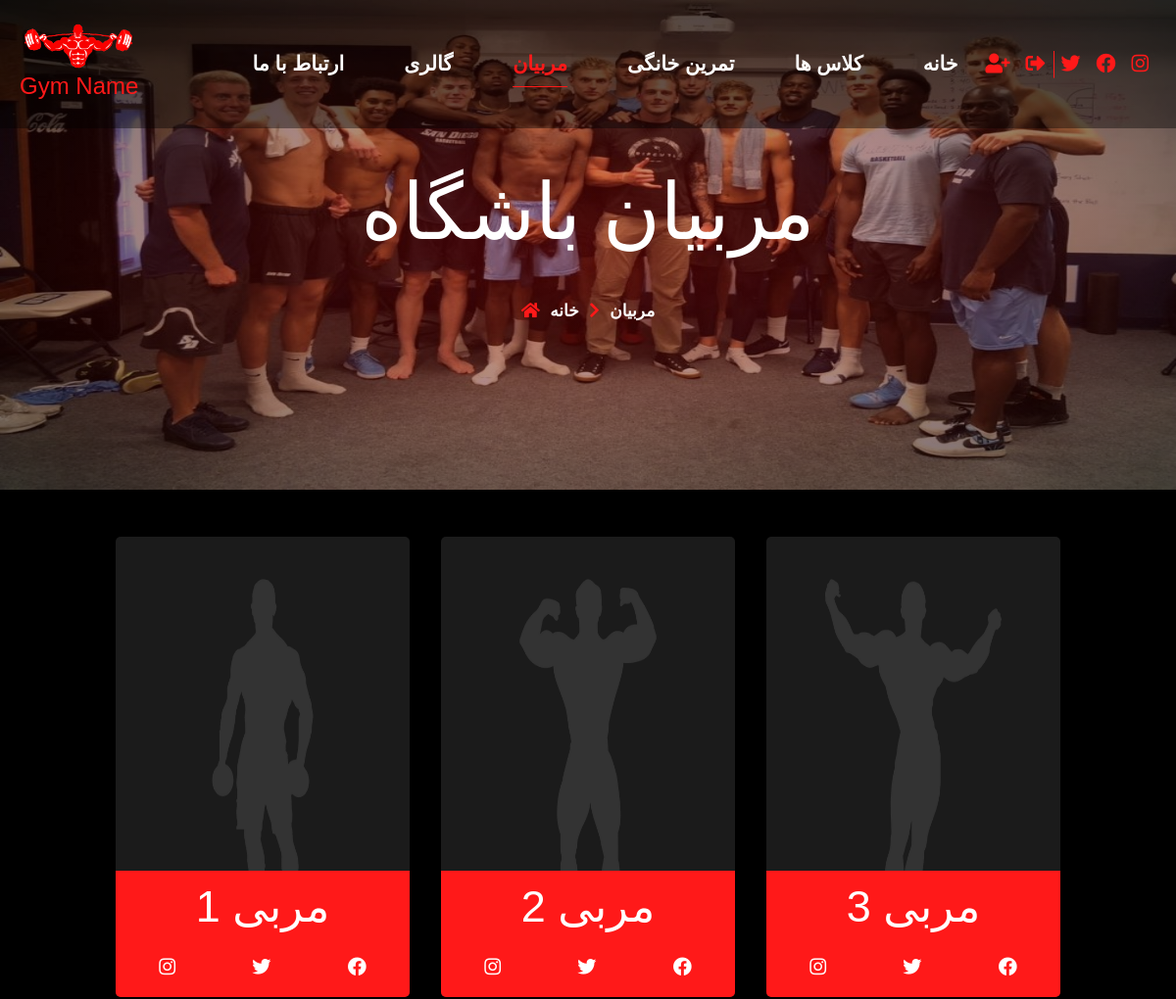
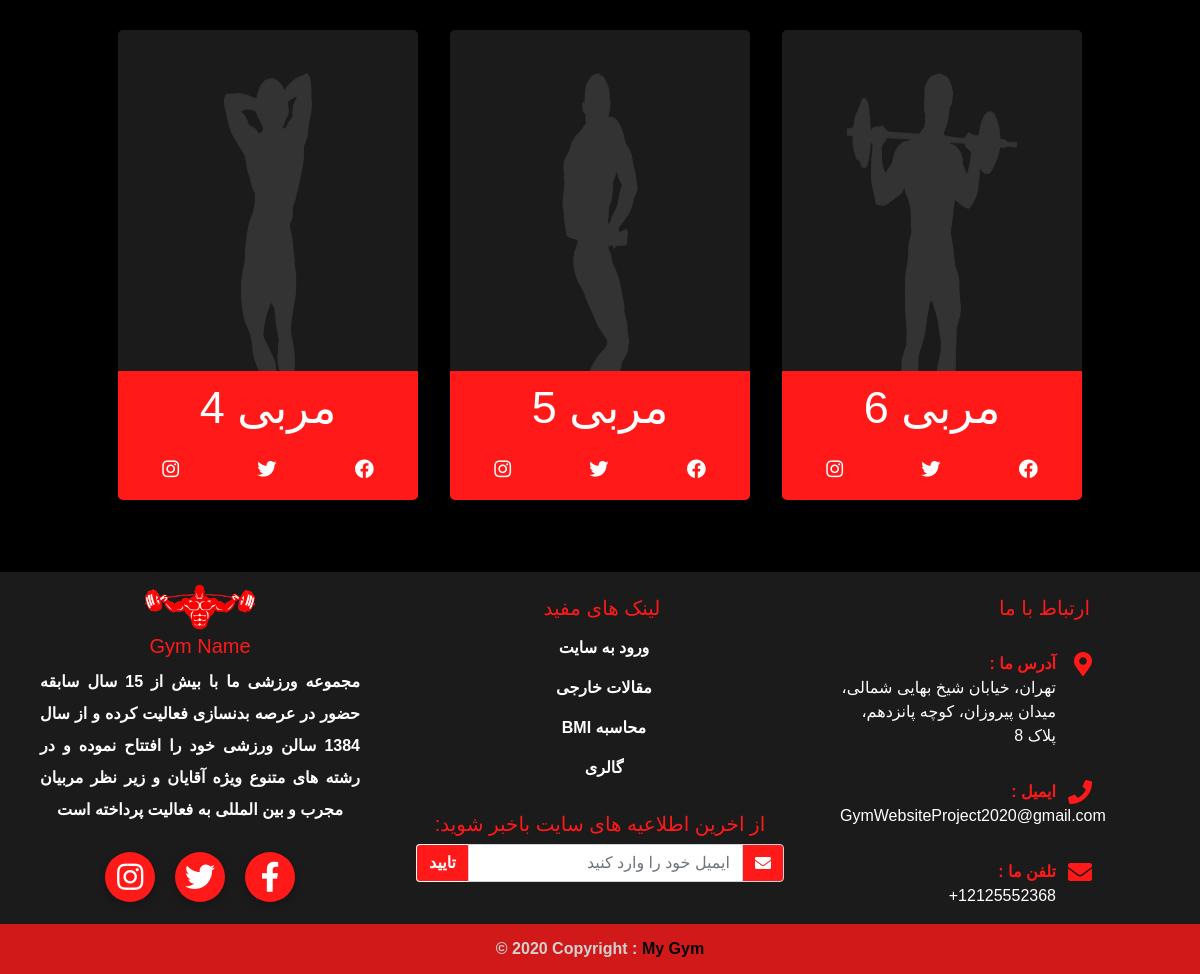
Screenshot of /our_team/ with the database file from the repository (2 pictures, top to bottom).
### pages/models.py (models this page shows, shortened)
class Banner(models.Model):
    class Pages(models.TextChoices):
            page_1 = 'presence_class', "کلاس های حضوری"
            page_2 = 'online_private_class', "کلاس های انلاین خصوصی"
            page_3 = 'online_public_class', "کلاس های انلاین عمومی"
            page_4  = 'beginner_workouts', "تمرینات سطح مبتدی"
            page_5 = 'intermediate_workouts', "تمرینات سطح متوسط"
            page_6 = 'advanced_workouts', "تمرینات سطح پیشرفته"
            page_7 = 'our_team', "تیم ما"
            page_8 = 'gallery', "گالری"
            page_9 = 'contact_us', "ارتباط با ما"
            page_10 = 'profile', "پروفایل کاربری"
            page_11 = 'online_private_class_details', "جزئیات کلاس انلاین خصوصی"
            page_12 = 'online_public_class_details',"جزئیات کلاس انلاین عمومی"
            page_13 = 'presence_class_details',"جزئیات کلاس حضوری"
    image = models.ImageField(upload_to='banners/pages_banners/%Y/%m/%d')
    title = models.CharField(max_length=100)
    page = models.CharField(max_length=100,choices=Pages.choices,unique=True)
    class Meta:
        verbose_name_plural = "بنر ها"

### coaches/models.py (models this page shows, shortened)
class Coach(models.Model):
    name = models.CharField(max_length=200)
    photo = models.ImageField(upload_to='coaches/%Y/%m/%d')
    live_stream_link = models.URLField(blank=True, null=True)
    classes = models.TextField(blank=True)
    info_1 = models.CharField(max_length=200,blank=True)
    info_2 = models.CharField(max_length=200,blank=True)
    info_3 = models.CharField(max_length=200,blank=True)
    info_4 = models.CharField(max_length=200,blank=True)
    hire_date = models.DateField(default=datetime.now,blank=False)
    instagram_link = models.URLField(blank=True)
    facebook_link = models.URLField(blank=True)
    twitter_link = models.URLField(blank=True)
    class Meta:
        verbose_name_plural = "مربیان"

### contact_us/models.py (models this page shows, shortened)
class Contact_Info(models.Model):
    address = models.TextField()
    phone = PhoneNumberField(null=False, blank=False)
    email = models.EmailField()
    instagram_link = models.URLField(blank=True)
    facebook_link = models.URLField(blank=True)
    twitter_link = models.URLField(blank=True)
    bio = models.TextField()
    class Meta:
        verbose_name_plural = "اطلاعات سایت"

### coaches/views.py (the view)
# urls.py: path('our_team/', include('coaches.urls')),
def our_team(request):
    banner = Banner.objects.filter(page="our_team").first()
    coaches = Coach.objects.all()
    paginator = Paginator(coaches,6)
    page = request.GET.get('page')
    paged_coaches = paginator.get_page(page)
    context = {
        'banner' : banner,
        'coaches' : paged_coaches,
    }
    return render(request, './our_team.html',context)

### pages/context_processors.py (called while the page is built, shortened)
def info(request):
    info = Contact_Info.objects.all()
    context = {
        'info' : info.first(),
    }
    all_users = User.objects.all()
    for user in all_users:
        active_registers , expired_registers = Register.objects.get_user_registers(user)
        for i in expired_registers:
            i.is_expired=True
            i.save()
    if request.user.is_authenticated:
        cart_obj, new_obj = Cart.objects.new_or_get(request.user)
        cart_count = cart_obj.selected_class.count() + cart_obj.online_selected_class.count()
        context.update({'cart_count' : cart_count})
    return(context)

### registers/models.py (called while the page is built)
def add_dates(sender, instance, *args, **kwrags):
    if instance.status == 'پرداخت شده':
        if instance.register_date is None and instance.expiration_date is None:
            instance.register_date = date.today()
            instance.expiration_date = date.today() + timedelta(days=1)

def pre_save_create_register_id(sender, instance, *args, **kwrags):
    if not instance.register_id:
        instance.register_id = unique_register_id_generator(instance)

def post_save_register(sender, instance, created, *args, **kwrags):
    if created:
        instance.update_total()

def change_cart_status(sender, instance, *args, **kwargs):
    if instance.status == "پرداخت شده":
        qs = Cart.objects.filter(id=instance.cart.id)
        qs.update(terminated=True)

    def get_user_registers(self,user):
        active_classes = []
        qs = self.get_queryset().filter(user=user, status="پرداخت شده")
        for i in qs:
            if i.expiration_date > date.today():
                active_classes.append(i)
        s = set(active_classes)
        expired_classes = [x for x in qs if x not in s]
        return active_classes, expired_classes

### templates/our_team.html (shortened to what this page needs)
{% extends 'base.html' %}
{% load humanize %}
{% block content %}
  <section>
    <div class="banner"style="background-image: url('{{ banner.image.url }}');">
      <h1 data-aos="fade-up" data-aos-duration="800">{{banner.title}} </h1>
      <div class="page-address">
        <span><i class="fa fa-home"></i></span>
        <span>مربیان</span>
        <span><i class="fas fa-chevron-right"></i></span>
        <span> خانه </span>
      </div>
    </div>
  </section>
  <section class="container-fluid">
  {% if coaches %}
  <div class="row d-flex justify-content-center">
    {% for coach in coaches %}
        <div class="team-card col-md-3 col-sm-5 col-9">
          <img class="team-img" src="{{ coach.photo.url }}" alt="Card image cap" />
          <div class="team-body">
                <h3>{{ coach.name }}</h3>
                <div class="coach-social-top">
                  <a href="{{ coach.instagram_link }}"><i class="fab fa-instagram"></i></a>
                  <a href="{{ coach.twitter_link }}"><i class="fab fa-twitter"></i></a>
                  <a href="{{ coach.facebook_link}}"><i class="fab fa-facebook"></i></a>
                </div>
            </div>
        </div>
      {% endfor %}
  </div>
  {% else %}
  <div class="col-md-12">
    <p>هیچ مربی موجود نیست</p>
  </div>
  {% endif %}
   </section>
  {% endblock %}

### templates/base.html (shortened to what this page needs)
{% load static %}
<!DOCTYPE html>
<head>
  <link
    rel="stylesheet"
    href="https://cdnjs.cloudflare.com/ajax/libs/font-awesome/5.13.0/css/all.min.css"
  />
  <link
    rel="stylesheet"
    href="https://stackpath.bootstrapcdn.com/bootstrap/4.4.1/css/bootstrap.min.css"
  />
  <link
    rel="stylesheet"
    href="https://cdnjs.cloudflare.com/ajax/libs/magnific-popup.js/1.1.0/magnific-popup.min.css"
  />
  <link
    rel="stylesheet"
    href="https://cdnjs.cloudflare.com/ajax/libs/OwlCarousel2/2.3.4/assets/owl.carousel.min.css"
  />
  <link
    rel="stylesheet"
    href="https://cdnjs.cloudflare.com/ajax/libs/OwlCarousel2/2.3.4/assets/owl.theme.default.min.css"
  />
  <link href="https://unpkg.com/aos@2.3.1/dist/aos.css" rel="stylesheet">
  {% if '/' == request.path %}
    <link rel="stylesheet" href="{% static 'css/main.css' %}" />
   {% elif '/' == request.path %}
  <link rel="stylesheet" href="{% static 'css/class.css' %}" />
  {% elif '/' == request.path %}
  <link rel="stylesheet" href="{% static 'css/workout.css' %}" />
  {% elif '/our_team/' == request.path %}
  <link rel="stylesheet" href="{% static 'css/our-team.css' %}" />
  {% elif '/gallery/' == request.path %}
  <link rel="stylesheet" href="{% static 'css/gallery.css' %}" />
  {% elif '/contact_us/' == request.path %}
  <link rel="stylesheet" href="{% static 'css/contact-us.css' %}" />
  {% elif '/accounts/profile' == request.path or '/cart' in request.path %}
  <link rel="stylesheet" href="{% static 'css/profile.css' %}" />
  {% elif '/classes/presence_classes' in request.path %}
  <link rel="stylesheet" href="{% static 'css/classes.css' %}" />
  <link rel="stylesheet" href="{% static 'css/class-details.css' %}" />
  {% elif 'classes/private_classes' in request.path or 'classes/public_classes' in request.path %}
  <link rel="stylesheet" href="{% static 'css/classes.css' %}" />
  <link rel="stylesheet" href="{% static 'css/online-class-details.css' %}" />
  {% elif '/workouts/beginner_workouts' in request.path  or '/workouts/intermediate_workouts' in request.path or '/workouts/search' in request.path or '/workouts/advanced_workouts' in request.path  %}
  <link rel="stylesheet" href="{% static 'css/workouts-list.css' %}" />
  {% elif '/workouts/workouts' in request.path %}
  <link rel="stylesheet" href="{% static 'css/workout.css' %}" />
  {% endif %}
</head>
<body>
  {% include 'partials/navbar.html' %}
  {% block content%} {%endblock%}
  {% include './partials/footer.html' %}
</body>

### templates/partials/navbar.html (shortened to what this page needs)
{% load static %}
<header style="z-index: 4;">
  <div>
    <div class="social-nav flex-row">
      <ul class="navbar-nav flex-row">
  {% if user.is_authenticated %}
        <li class="nav-item">
          <a href="{% url 'profile'%}" class="nav-link px-2"><i class="fas fa-user-cog"></i><span class="cart">{{ cart_count }}</span></a>
        </li>
        <li class="nav-item">
          <a href="javascript:{document.getElementById('logout').submit()}" class="nav-link px-2"><i class="fas fa-sign-out-alt  fa-flip-horizontal"></i></a>
          <form action="{% url 'logout' %}" method="POST" id="logout">
            {% csrf_token %}
            <input type="hidden">
          </form>
        </li>
        {% else %}
        <li class="nav-item">
          <a href="{% url 'register'%}" class="nav-link px-2"><i class="fas fa-user-plus"></i></a>
        </li>
        <li class="nav-item">
          <a href="{% url 'login'%}" class="nav-link px-2"><i class="fas fa-sign-out-alt"></i></a>
        </li>
        {% endif %}
        <li class="nav-item nav-divider">
          <a href="{{ info.twitter_link }}" class="nav-link px-2"><i class="fab fa-twitter"></i></a>
        </li>
        <li class="nav-item">
          <a href="{{ info.facebook_link }}" class="nav-link px-2"><i class="fab fa-facebook"></i></a>
        </li>
        <li class="nav-item">
          <a href="{{ info.instagram_link }}" class="nav-link px-2"><i class="fab fa-instagram"></i></a>
        </li>
      </ul>
    </div>
  </div>
  <ul class="navbar-nav ml-auto pages">
    {% if '/contact_us/' == request.path %}
    <li class="nav-item active">
      {% else %}
    <li class="nav-item">
      {% endif %}
      <a href="{% url 'contact_us' %}" class="nav-link">ارتباط با ما </a></li>
    {% if '/gallery/' == request.path %}
    <li class="nav-item active">
      {% else %}
    <li class="nav-item">
      {% endif %}
      <a href="{% url 'gallery' %}" class="nav-link">گالری</a></li>
    {% if '/our_team/' == request.path %}
    <li class="nav-item active">
      {% else %}
    <li class="nav-item">
      {% endif %}
      <a href="{% url 'our_team' %}" class="nav-link">مربیان</a></li>
    {% if '/workouts/' == request.path %}
    <li class="nav-item active">
      {% else %}
    <li class="nav-item">
      {% endif %}
        <div class="dropdown">
          <a href="#" class="nav-link">تمرین خانگی</a>
        </div>
      </li>
      {% if '/classes/' in request.path %}
      <li class="nav-item active">
        {% else %}
      <li class="nav-item">
        {% endif %}
          <div class="dropdown">
          <a class="nav-link">کلاس ها</a>
        </div>
      </li>
    {% if '/' == request.path %}
    <li class="nav-item active">
      {% else %}
    <li class="nav-item">
      {% endif %}
      <a href="{% url 'index' %}" class="nav-link">خانه</a></li>
  </ul>
  <a href="{% url 'index' %}" class="navbar-brand"><img src="{% static 'images/logo.png' %}" alt="" />
    <h5>Gym Name</h5>
  </a>
</header>

### templates/partials/footer.html (shortened to what this page needs)
{% load static %}
<footer>
  <div class="row no-gutters">
    <div class="col-lg-4">
      <div>
        <img src="{% static 'images/logo.png' %}" alt="" style="width: 30%;" />
        <h5>Gym Name</h5>
        <div class="mx-auto about-us">
          <p>{{ info.bio }}</p>
        </div>
      </div>
      <div class="footer-icon">
        <a href="{{ info.instagram_link }}" class="instagram"><i class="fab fa-instagram"></i></a>
        <a href="{{ info.twitter_link }}" class="twitter"><i class="fab fa-twitter"></i></a>
        <a href="{{ info.facebook_link }}" class="facebook"><i class="fab fa-facebook-f"></i></a>
      </div>
    </div>
    <div class="col-lg-4 mt-4">
      <div class="useful-links">
        <h5>لینک های مفید</h5>
        <ul>
          {% if user.is_authenticated %}
          <li><a href="{% url 'profile' %}">پروفایل کاربری</a></li>
          {% else %}
          <li><a href="{% url 'login' %}">ورود به سایت</a></li>
          {% endif %}
          <li><a href="https://www.menshealth.com/">مقالات خارجی</a></li>
          <li><a href="https://www.calculator.net/bmi-calculator.html">BMI محاسبه </a></li>
          <li><a href="{% url 'gallery' %}">گالری</a></li>
        </ul>
      </div>
      <div class="newsletters p-3">
        <div class="mb-2 text-white"><h5>:از اخرین اطلاعیه های سایت باخبر شوید</h5></div>
        <form method="POST">
          <div class="input-group">
            <button type="submit" class="btn shadow-none" name="submit_footer_subscribe">تایید</button>
            <input type="email" class="form-control text-right shadow-none" name="eamil_subscribe" placeholder="ایمیل خود را وارد کنید"/>
            <div class="input-group-append">
              <span class="input-group-text"><i class="fa fa-envelope"></i></span>
            </div>
          </div>
        </form>
      </div>
    </div>
    <div class="col-lg-4 contact-us mt-4">
      <h5>ارتباط با ما</h5>
      <ul class="footer-info">
        <li>
          <i class="fas fa-map-marker-alt"></i>
          <span>: آدرس ما</span>
          {{ info.address }}
</li>
        <li>
          <i class="fa fa-phone"></i>
          <span>: ایمیل</span>
          {{ info.email }}
        </li>
        <li>
          <i class="fa fa-envelope"></i>
          <span>: تلفن ما</span>
          {{ info.phone }}
        </li>
      </ul>
    </div>
  </div>
  <div class="lower-footer">
    © 2020 Copyright :
    <a href="{% url 'index' %}"> My Gym</a>
  </div>
</footer>

### rows the page displays
Banner: image (picture), title "مربیان باشگاه"
Coach: photo (picture), name "مربی 1"
Coach: photo (picture), name "مربی 2"
Coach: photo (picture), name "مربی 3"
Coach: photo (picture), name "مربی 4"
Coach: photo (picture), name "مربی 5"
Coach: photo (picture), name "مربی 6"
Contact_Info: bio "مجموعه ورزشی ما با بيش از 15 سال سابقه حضور در عرصه بدنسازی فعالیت کرده و از سال 1384 سالن ورزشی خود را افتتاح نموده و در رشته های متنوع ویژه آقايان و زیر نظر مربیان مجرب و بین المللی به فعالیت پرداخته است", address "تهران، خیابان شیخ بهایی شمالی، میدان پیروزان، کوچه پانزدهم، پلاک 8", email "GymWebsiteProject2020@gmail.com", phone "+12125552368"
